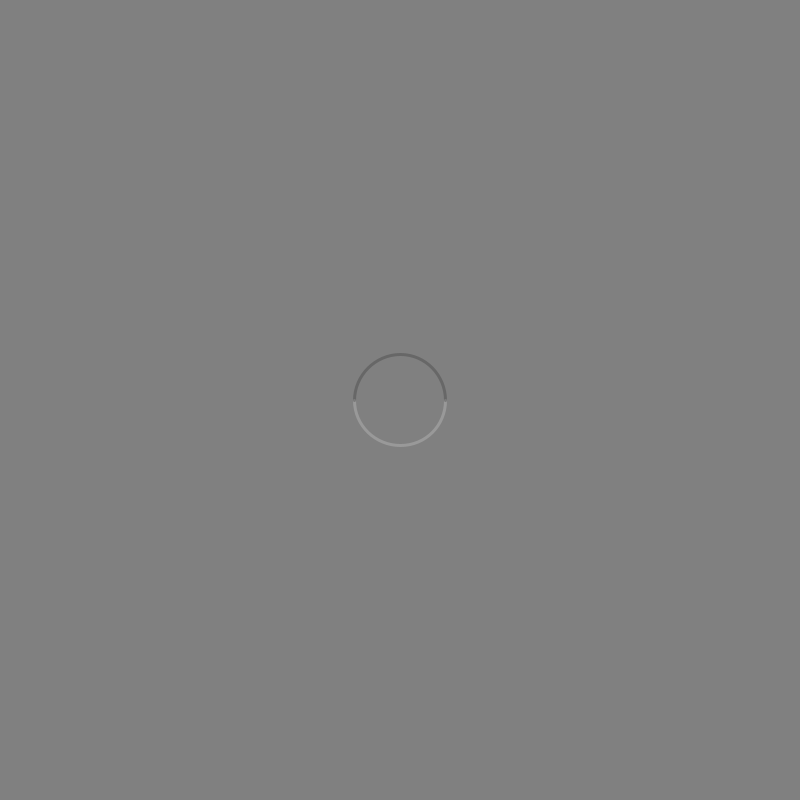
Frame 1 (no input)
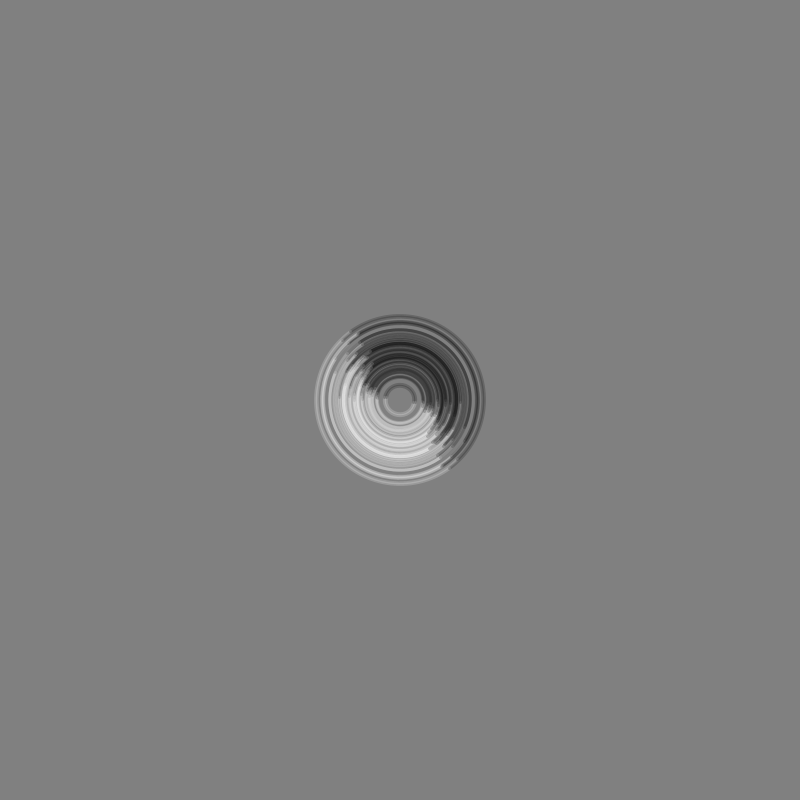
Frame 60 (the mouse pressed at the canvas centre just before this capture)
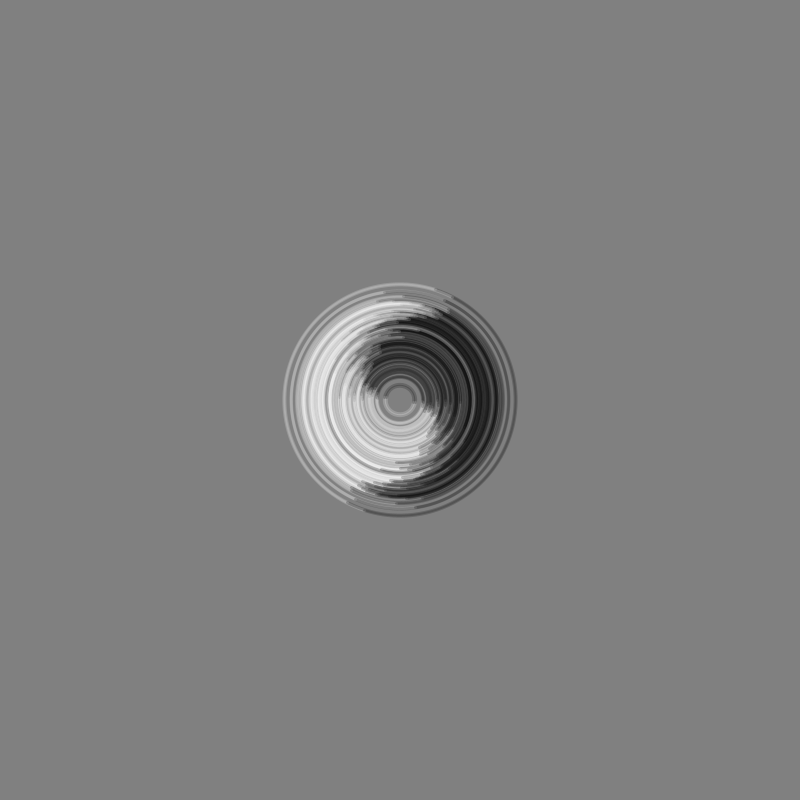
Frame 120 (the mouse held since frame 60 and released just before this capture)

The Processing sketch that drew these frames (run headless with seeded random() and noise(); from frame 60 on, the mouse is pressed at the canvas centre):

// Processing sketch: sketch_210728f
// ── sketch_210728f.pde
float time=0;
float num=0;
float arcs=0;
float add=0;

void setup()
{
  size(800, 800);
  background(128);
}

void draw()
{
  add=400/360.0;
  strokeWeight(3);
  noFill();
  stroke(255,50);
  arc(width/2, height/2, arcs+noise(time)*150, arcs+noise(time)*150, radians(time), radians(time+180), OPEN);
  stroke(0,50);
  arc(width/2, height/2, arcs+noise(time)*150, arcs+noise(time)*150, radians(time+180), radians(time+360), OPEN);
  arcs+=add;
  time+=1;
  
  /*if(time>360)
  {
    noLoop();
  }*/
  
  if(mousePressed)
  {
    save("vortex_noise.png");
  }
}
